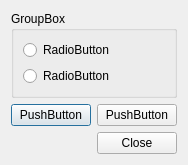
<?xml version="1.0" encoding="UTF-8"?>
<ui version="4.0">
 <class>Dialog</class>
 <widget class="QDialog" name="Dialog">
  <property name="geometry">
   <rect>
    <x>0</x>
    <y>0</y>
    <width>176</width>
    <height>151</height>
   </rect>
  </property>
  <property name="windowTitle">
   <string>Dialog</string>
  </property>
  <layout class="QVBoxLayout" name="verticalLayout">
   <item>
    <widget class="QGroupBox" name="groupBox">
     <property name="title">
      <string>GroupBox</string>
     </property>
     <layout class="QVBoxLayout" name="verticalLayout_2">
      <item>
       <widget class="QRadioButton" name="radioButton">
        <property name="text">
         <string>RadioButton</string>
        </property>
       </widget>
      </item>
      <item>
       <widget class="QRadioButton" name="radioButton_2">
        <property name="text">
         <string>RadioButton</string>
        </property>
       </widget>
      </item>
     </layout>
    </widget>
   </item>
   <item>
    <layout class="QHBoxLayout" name="horizontalLayout">
     <item>
      <widget class="QPushButton" name="pushButton">
       <property name="text">
        <string>PushButton</string>
       </property>
      </widget>
     </item>
     <item>
      <widget class="QPushButton" name="pushButton_2">
       <property name="text">
        <string>PushButton</string>
       </property>
      </widget>
     </item>
    </layout>
   </item>
   <item>
    <widget class="QDialogButtonBox" name="buttonBox">
     <property name="orientation">
      <enum>Qt::Horizontal</enum>
     </property>
     <property name="standardButtons">
      <set>QDialogButtonBox::Close</set>
     </property>
    </widget>
   </item>
  </layout>
 </widget>
 <resources/>
 <connections>
  <connection>
   <sender>buttonBox</sender>
   <signal>accepted()</signal>
   <receiver>Dialog</receiver>
   <slot>accept()</slot>
   <hints>
    <hint type="sourcelabel">
     <x>248</x>
     <y>254</y>
    </hint>
    <hint type="destinationlabel">
     <x>157</x>
     <y>274</y>
    </hint>
   </hints>
  </connection>
  <connection>
   <sender>buttonBox</sender>
   <signal>rejected()</signal>
   <receiver>Dialog</receiver>
   <slot>reject()</slot>
   <hints>
    <hint type="sourcelabel">
     <x>316</x>
     <y>260</y>
    </hint>
    <hint type="destinationlabel">
     <x>286</x>
     <y>274</y>
    </hint>
   </hints>
  </connection>
 </connections>
</ui>
